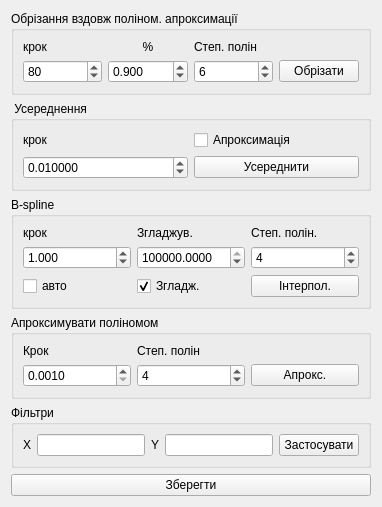
        <widget class="QWidget" name="tab_3">
         <property name="enabled">
          <bool>true</bool>
         </property>
         <attribute name="title">
          <string>Зразок</string>
         </attribute>
         <layout class="QVBoxLayout" name="verticalLayout_3">
          <item>
           <widget class="QGroupBox" name="groupBox_11">
            <property name="title">
             <string>Обрізання вздовж поліном. апроксимації</string>
            </property>
            <layout class="QGridLayout" name="gridLayout_10">
             <item row="0" column="0">
              <widget class="QLabel" name="label_23">
               <property name="text">
                <string>крок</string>
               </property>
              </widget>
             </item>
             <item row="0" column="1">
              <widget class="QLabel" name="label_24">
               <property name="text">
                <string>%</string>
               </property>
               <property name="alignment">
                <set>Qt::AlignCenter</set>
               </property>
              </widget>
             </item>
             <item row="0" column="2">
              <widget class="QLabel" name="label_22">
               <property name="text">
                <string>Степ. полін</string>
               </property>
              </widget>
             </item>
             <item row="1" column="0">
              <widget class="QDoubleSpinBox" name="sPolyN">
               <property name="decimals">
                <number>0</number>
               </property>
               <property name="minimum">
                <double>1.000000000000000</double>
               </property>
               <property name="maximum">
                <double>999999999.000000000000000</double>
               </property>
               <property name="singleStep">
                <double>1.000000000000000</double>
               </property>
               <property name="value">
                <double>80.000000000000000</double>
               </property>
              </widget>
             </item>
             <item row="1" column="1">
              <widget class="QDoubleSpinBox" name="sPolyP">
               <property name="decimals">
                <number>3</number>
               </property>
               <property name="minimum">
                <double>0.001000000000000</double>
               </property>
               <property name="maximum">
                <double>999.000000000000000</double>
               </property>
               <property name="singleStep">
                <double>0.010000000000000</double>
               </property>
               <property name="value">
                <double>0.900000000000000</double>
               </property>
              </widget>
             </item>
             <item row="1" column="2">
              <widget class="QDoubleSpinBox" name="sPolyM">
               <property name="decimals">
                <number>0</number>
               </property>
               <property name="value">
                <double>6.000000000000000</double>
               </property>
              </widget>
             </item>
             <item row="1" column="3">
              <widget class="QPushButton" name="sPolyOk">
               <property name="text">
                <string>Обрізати</string>
               </property>
              </widget>
             </item>
            </layout>
           </widget>
          </item>
          <item>
           <widget class="QGroupBox" name="groupBox_15">
            <property name="title">
             <string> Усереднення</string>
            </property>
            <layout class="QGridLayout" name="gridLayout_11">
             <item row="1" column="0">
              <widget class="QDoubleSpinBox" name="sAverageStep">
               <property name="decimals">
                <number>6</number>
               </property>
               <property name="minimum">
                <double>0.000001000000000</double>
               </property>
               <property name="maximum">
                <double>999999999.000000000000000</double>
               </property>
               <property name="singleStep">
                <double>0.010000000000000</double>
               </property>
               <property name="value">
                <double>0.010000000000000</double>
               </property>
              </widget>
             </item>
             <item row="1" column="2">
              <widget class="QPushButton" name="sAverageOk">
               <property name="text">
                <string>Усереднити</string>
               </property>
              </widget>
             </item>
             <item row="0" column="0">
              <widget class="QLabel" name="label_26">
               <property name="text">
                <string>крок</string>
               </property>
              </widget>
             </item>
             <item row="0" column="2">
              <widget class="QCheckBox" name="sAverageApprox">
               <property name="text">
                <string>Апроксимація</string>
               </property>
              </widget>
             </item>
            </layout>
           </widget>
          </item>
          <item>
           <widget class="QGroupBox" name="groupBox_10">
            <property name="title">
             <string>В-spline</string>
            </property>
            <layout class="QGridLayout" name="gridLayout_3">
             <item row="2" column="0">
              <widget class="QCheckBox" name="sAutoB_splineS">
               <property name="text">
                <string>авто</string>
               </property>
              </widget>
             </item>
             <item row="1" column="2">
              <widget class="QDoubleSpinBox" name="sB_splineK">
               <property name="decimals">
                <number>0</number>
               </property>
               <property name="minimum">
                <double>1.000000000000000</double>
               </property>
               <property name="maximum">
                <double>5.000000000000000</double>
               </property>
               <property name="value">
                <double>4.000000000000000</double>
               </property>
              </widget>
             </item>
             <item row="0" column="2">
              <widget class="QLabel" name="label_5">
               <property name="text">
                <string>Степ. полін.</string>
               </property>
              </widget>
             </item>
             <item row="1" column="0">
              <widget class="QDoubleSpinBox" name="sB_splineStep">
               <property name="decimals">
                <number>3</number>
               </property>
               <property name="minimum">
                <double>0.001000000000000</double>
               </property>
               <property name="maximum">
                <double>999999999.000000000000000</double>
               </property>
               <property name="singleStep">
                <double>0.500000000000000</double>
               </property>
               <property name="value">
                <double>1.000000000000000</double>
               </property>
              </widget>
             </item>
             <item row="1" column="1">
              <widget class="QDoubleSpinBox" name="sB_splineS">
               <property name="decimals">
                <number>4</number>
               </property>
               <property name="minimum">
                <double>0.000000000000000</double>
               </property>
               <property name="maximum">
                <double>999999999.000000000000000</double>
               </property>
               <property name="singleStep">
                <double>0.050000000000000</double>
               </property>
               <property name="value">
                <double>1500000.000000000000000</double>
               </property>
              </widget>
             </item>
             <item row="0" column="0">
              <widget class="QLabel" name="label_21">
               <property name="text">
                <string>крок</string>
               </property>
              </widget>
             </item>
             <item row="0" column="1">
              <widget class="QLabel" name="label_20">
               <property name="text">
                <string>Згладжув.</string>
               </property>
              </widget>
             </item>
             <item row="2" column="1">
              <widget class="QCheckBox" name="sB_splineSmooth">
               <property name="text">
                <string>Згладж.</string>
               </property>
               <property name="checked">
                <bool>true</bool>
               </property>
              </widget>
             </item>
             <item row="2" column="2">
              <widget class="QPushButton" name="sB_splineOk">
               <property name="text">
                <string>Інтерпол.</string>
               </property>
              </widget>
             </item>
            </layout>
           </widget>
          </item>
          <item>
           <widget class="QGroupBox" name="groupBox_12">
            <property name="enabled">
             <bool>true</bool>
            </property>
            <property name="title">
             <string>Апроксимувати поліномом</string>
            </property>
            <layout class="QGridLayout" name="gridLayout_13">
             <item row="0" column="0">
              <widget class="QLabel" name="label_25">
               <property name="text">
                <string>Крок</string>
               </property>
              </widget>
             </item>
             <item row="1" column="1">
              <widget class="QSpinBox" name="sApproxM">
               <property name="minimum">
                <number>1</number>
               </property>
               <property name="singleStep">
                <number>1</number>
               </property>
               <property name="value">
                <number>4</number>
               </property>
              </widget>
             </item>
             <item row="1" column="2">
              <widget class="QPushButton" name="sPolyApprox">
               <property name="text">
                <string>Апрокс.</string>
               </property>
              </widget>
             </item>
             <item row="1" column="0">
              <widget class="QDoubleSpinBox" name="sApproxStep">
               <property name="decimals">
                <number>4</number>
               </property>
               <property name="minimum">
                <double>0.001000000000000</double>
               </property>
               <property name="maximum">
                <double>10000.000000000000000</double>
               </property>
               <property name="singleStep">
                <double>10000.000000000000000</double>
               </property>
              </widget>
             </item>
             <item row="0" column="1">
              <widget class="QLabel" name="label_9">
               <property name="text">
                <string>Степ. полін</string>
               </property>
              </widget>
             </item>
            </layout>
           </widget>
          </item>
          <item>
           <widget class="QGroupBox" name="groupBox_22">
            <property name="title">
             <string>Фільтри</string>
            </property>
            <layout class="QHBoxLayout" name="horizontalLayout_23">
             <item>
              <widget class="QLabel" name="label_28">
               <property name="text">
                <string>X</string>
               </property>
              </widget>
             </item>
             <item>
              <widget class="QLineEdit" name="sXFilt">
               <property name="enabled">
                <bool>true</bool>
               </property>
              </widget>
             </item>
             <item>
              <widget class="QLabel" name="label_29">
               <property name="text">
                <string>Y</string>
               </property>
              </widget>
             </item>
             <item>
              <widget class="QLineEdit" name="sYFilt">
               <property name="enabled">
                <bool>true</bool>
               </property>
              </widget>
             </item>
             <item>
              <widget class="QPushButton" name="sFiltOk">
               <property name="text">
                <string>Застосувати</string>
               </property>
              </widget>
             </item>
            </layout>
           </widget>
          </item>
          <item>
           <widget class="QPushButton" name="sSave">
            <property name="text">
             <string>Зберегти</string>
            </property>
           </widget>
          </item>
         </layout>
        </widget>
